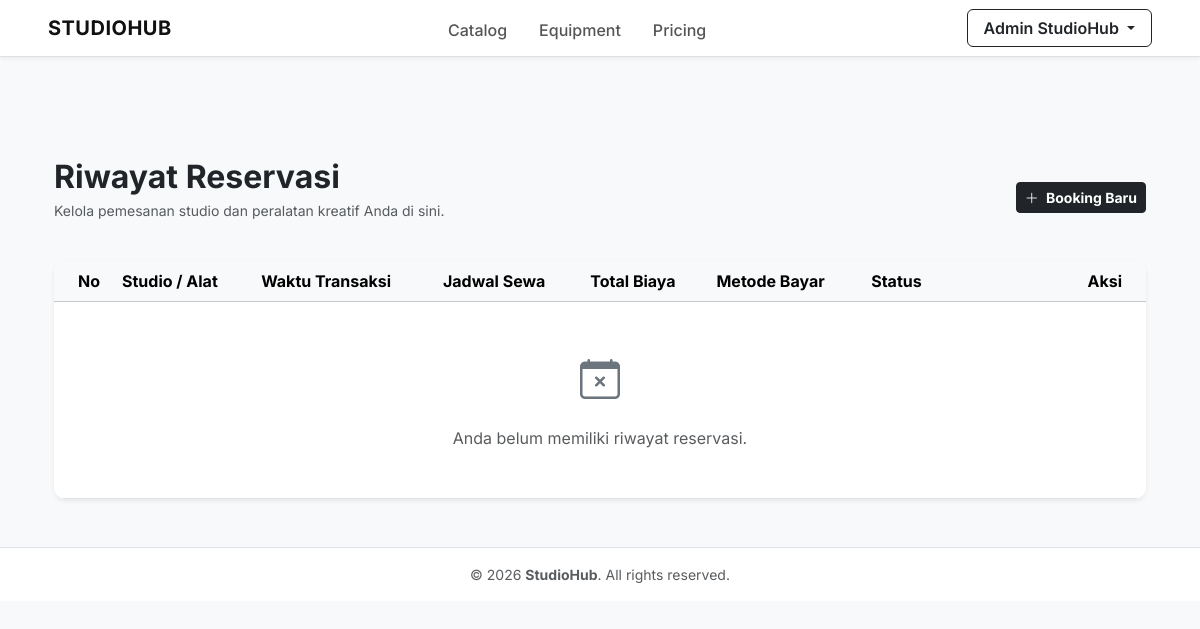
/modules/reservasi/riwayat.php (signed in), run on an earlier commit of the app's database.
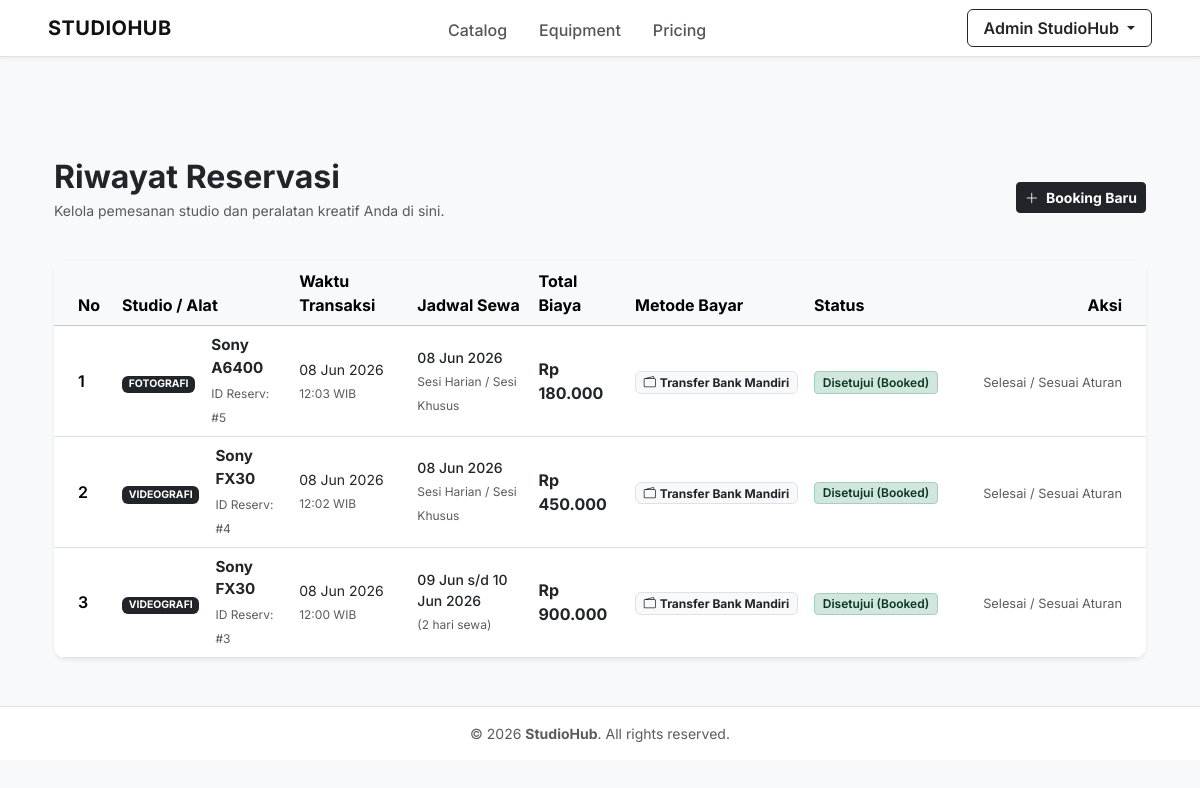
And on a later commit of the database.
### tables this page shows
CREATE TABLE `reservasi` (
  `id_reserv` int(11) NOT NULL,
  `id_user` int(11) DEFAULT NULL,
  `tgl_reserv` datetime NOT NULL,
  `tgl_mulai` date NOT NULL,
  `tgl_selesai` date NOT NULL,
  `status_reserv` varchar(50) DEFAULT 'Pending',
  `harga_total` decimal(10,2) DEFAULT NULL,
  `metode_pembayaran` varchar(50) DEFAULT NULL
);

CREATE TABLE `kategori` (
  `id_kategori` int(11) NOT NULL,
  `nama_kategori` varchar(100) NOT NULL,
  `desc_kategori` text DEFAULT NULL
);

CREATE TABLE `alat_media` (
  `id_alat` int(11) NOT NULL,
  `nama_alat` varchar(100) NOT NULL,
  `desc_alat` text DEFAULT NULL,
  `id_kategori` int(11) DEFAULT NULL,
  `harga` decimal(10,2) NOT NULL,
  `stok` int(11) NOT NULL,
  `kondisi_alat` varchar(100) DEFAULT NULL,
  `foto_alat` varchar(255) DEFAULT NULL,
  `status_ketersediaan` varchar(50) DEFAULT NULL
);

### modules/reservasi/riwayat.php (the view, shortened to what this page needs)
<?php
include '../../includes/header.php';
$stmt = $pdo->prepare("SELECT r.*, dr.id_alat, am.nama_alat, am.foto_alat, k.nama_kategori
                       FROM reservasi r
                       LEFT JOIN detail_reservasi dr ON r.id_reserv = dr.id_reserv
                       LEFT JOIN alat_media am ON dr.id_alat = am.id_alat
                       LEFT JOIN kategori k ON am.id_kategori = k.id_kategori
                       WHERE r.id_user = :id_user
                       ORDER BY r.tgl_reserv DESC");
$stmt->execute(['id_user' => $_SESSION['user_id']]);
$bookings = $stmt->fetchAll(PDO::FETCH_ASSOC);
?>
<div class="container my-5" style="padding-top: 40px;">
    <div class="d-flex justify-content-between align-items-center mb-4">
        <div>
            <h2 class="fw-bold text-dark mb-1">Riwayat Reservasi</h2>
            <p class="text-muted small">Kelola pemesanan studio dan peralatan kreatif Anda di sini.</p>
        </div>
        <a href="<?= BASE_URL ?>modules/reservasi/form_booking.php" class="btn btn-dark fw-bold btn-sm">
            <i class="bi bi-plus-lg me-1"></i> Booking Baru
        </a>
    </div>
    <div class="card border-0 shadow-sm bg-white overflow-hidden" style="border-radius: 12px;">
        <div class="table-responsive">
            <table class="table align-middle table-hover mb-0">
                <thead class="table-light">
                    <tr>
                        <th class="ps-4" style="width: 60px;">No</th>
                        <th>Studio / Alat</th>
                        <th>Waktu Transaksi</th>
                        <th>Jadwal Sewa</th>
                        <th>Total Biaya</th>
                        <th>Metode Bayar</th>
                        <th>Status</th>
                        <th class="text-end pe-4" style="width: 200px;">Aksi</th>
                    </tr>
                </thead>
                <tbody>
                    <?php if (empty($bookings)): ?>
                        <tr>
                            <td colspan="8" class="text-center py-5 text-muted">
                                <i class="bi bi-calendar-x fs-1 d-block mb-3 text-secondary"></i>
                                Anda belum memiliki riwayat reservasi.
                            </td>
                        </tr>
                    <?php else:
                        $no = 1;
                        foreach ($bookings as $r):
                            $status = $r['status_reserv'];
                            $badge_class = 'bg-secondary';
                            $status_text = htmlspecialchars($status);
                            if ($status === 'Pending') {
                                $badge_class = 'bg-warning-subtle text-warning-emphasis border border-warning-subtle';
                                $status_text = 'Pending';
                            } else if ($status === 'Waiting Payment') {
                                $badge_class = 'bg-info-subtle text-info-emphasis border border-info-subtle';
                                $status_text = 'Menunggu Verifikasi';
                            } else if ($status === 'Booked') {
                                $badge_class = 'bg-success-subtle text-success-emphasis border border-success-subtle';
                                $status_text = 'Disetujui (Booked)';
                            } else if ($status === 'Cancelled') {
                                $badge_class = 'bg-danger-subtle text-danger-emphasis border border-danger-subtle';
                                $status_text = 'Dibatalkan';
                            } else if ($status === 'On Going') {
                                $badge_class = 'bg-primary-subtle text-primary-emphasis border border-primary-subtle';
                                $status_text = 'Sedang Digunakan';
                            } else if ($status === 'Finished') {
                                $badge_class = 'bg-dark-subtle text-dark-emphasis border border-dark-subtle';
                                $status_text = 'Selesai';
                            }
                            $time_created = strtotime($r['tgl_reserv']);
                            $deadline = $time_created + (24 * 60 * 60);
                            $time_left = $deadline - time();
                            $expired = ($time_left <= 0);
                    ?>
                        <tr>
                            <td class="ps-4 fw-semibold"><?= $no++ ?></td>
                            <td>
                                <div class="d-flex align-items-center">
                                    <div class="me-3">
                                        <span class="badge bg-dark text-uppercase" style="font-size: 0.65rem;">
                                            <?= htmlspecialchars($r['nama_kategori'] ?? 'Studio') ?>
                                        </span>
                                    </div>
                                    <div>
                                        <span class="fw-bold text-dark d-block" style="font-size: 0.95rem;">
                                            <?= htmlspecialchars($r['nama_alat'] ?? 'Paket Sesi') ?>
                                        </span>
                                        <small class="text-muted" style="font-size: 0.75rem;">ID Reserv: #<?= $r['id_reserv'] ?></small>
                                    </div>
                                </div>
                            </td>
                            <td>
                                <small class="text-dark d-block"><?= date('d M Y', strtotime($r['tgl_reserv'])) ?></small>
                                <small class="text-muted" style="font-size: 0.75rem;"><?= date('H:i', strtotime($r['tgl_reserv'])) ?> WIB</small>
                            </td>
                            <td>
                                <?php if ($r['tgl_mulai'] === $r['tgl_selesai']): ?>
                                    <small class="fw-medium text-dark d-block"><?= date('d M Y', strtotime($r['tgl_mulai'])) ?></small>
                                    <small class="text-muted" style="font-size: 0.75rem;">Sesi Harian / Sesi Khusus</small>
                                <?php else: ?>
                                    <small class="fw-medium text-dark d-block">
                                        <?= date('d M', strtotime($r['tgl_mulai'])) ?> s/d <?= date('d M Y', strtotime($r['tgl_selesai'])) ?>
                                    </small>
                                    <small class="text-muted" style="font-size: 0.75rem;">
                                        (<?= ceil((strtotime($r['tgl_selesai']) - strtotime($r['tgl_mulai'])) / (60 * 60 * 24)) + 1 ?> hari sewa)
                                    </small>
                                <?php endif; ?>
                            </td>
                            <td class="fw-bold text-dark">
                                Rp <?= number_format($r['harga_total'], 0, ',', '.') ?>
                            </td>
                            <td>
                                <span class="badge bg-light text-dark border small">
                                    <i class="bi bi-wallet2 me-1"></i><?= htmlspecialchars($r['metode_pembayaran'] ?? 'Transfer') ?>
                                </span>
                            </td>
                            <td>
                                <span class="badge <?= $badge_class ?> px-2.5 py-1.5 fw-semibold" style="font-size: 0.75rem; border-radius: 4px;">
                                    <?= $status_text ?>
                                </span>
                            </td>
                            <td class="text-end pe-4">
                                <?php if ($status === 'Pending' && !$expired):
                                    $hours = floor($time_left / 3600);
                                    $minutes = floor(($time_left % 3600) / 60);
                                ?>
                                    <a href="<?= BASE_URL ?>modules/pembayaran/upload_bukti.php?id_reserv=<?= $r['id_reserv'] ?>" class="btn btn-sm btn-dark fw-bold px-3 shadow-sm mb-1" style="font-size: 0.8rem; border-radius: 6px;">
                                        <i class="bi bi-upload me-1"></i> Upload Bukti
                                    </a>
                                    <small class="text-danger d-block text-end fw-semibold" style="font-size: 0.7rem;">
                                        <i class="bi bi-clock me-0.5"></i> Sisa waktu: <?= $hours ?>j <?= $minutes ?>m
                                    </small>
                                <?php elseif ($status === 'Pending' && $expired): ?>
                                    <span class="text-muted small fw-medium" style="font-size: 0.8rem;">Batas Waktu Bayar Habis</span>
                                <?php elseif ($status === 'Waiting Payment'): ?>
                                    <span class="text-muted small fw-medium" style="font-size: 0.8rem;">Menunggu Verifikasi Admin</span>
                                <?php else: ?>
                                    <span class="text-muted small" style="font-size: 0.8rem;">Selesai / Sesuai Aturan</span>
                                <?php endif; ?>
                            </td>
                        </tr>
                    <?php endforeach; ?>
                    <?php endif; ?>
                </tbody>
            </table>
        </div>
    </div>
</div>
<?php
include '../../includes/footer.php';
?>

### includes/header.php (shortened to what this page needs)
<!DOCTYPE html>
<html lang="en">
<head>
    <link href="https://cdn.jsdelivr.net/npm/bootstrap@5.3.3/dist/css/bootstrap.min.css" rel="stylesheet">
    <link rel="stylesheet" href="https://cdn.jsdelivr.net/npm/bootstrap-icons@1.11.3/font/bootstrap-icons.min.css">
    <link rel="stylesheet" href="<?= BASE_URL ?>assets/css/style.css?v=<?= time() ?>">
</head>
<body>
    <nav class="navbar navbar-expand-lg navbar-light bg-white border-bottom fixed-top">
        <div class="container-fluid px-lg-5">
            <a class="navbar-brand fw-bold text-uppercase" href="<?= BASE_URL ?>index.php">
                STUDIOHUB
            </a>
            <div class="d-flex align-items-center gap-3 ms-auto ms-lg-0 order-lg-3">
                <div class="d-flex align-items-center gap-3">
                    <?php if (!isset($_SESSION['user_id'])): ?>
                        <a href="<?= BASE_URL ?>modules/auth/login.php" class="btn btn-link text-decoration-none text-dark fw-bold text-uppercase p-0">LOG IN</a>
                        <a href="<?= BASE_URL ?>modules/auth/register.php" class="btn btn-outline-dark fw-semibold text-uppercase px-3 py-1.5 btn-book-now">SIGN UP</a>
                    <?php else: ?>
                        <div class="dropdown">
                            <button class="btn btn-outline-dark dropdown-toggle fw-semibold px-3" type="button" id="userDropdown" data-bs-toggle="dropdown" aria-expanded="false">
                                <?= htmlspecialchars($_SESSION['nama']) ?>
                            </button>
                        </div>
                    <?php endif; ?>
                </div>
            </div>
            <?php
            $current_uri = $_SERVER['REQUEST_URI'];
            $active_catalog = (strpos($current_uri, 'modules/kategori') !== false) ? 'active' : '';
            $active_equipment = (strpos($current_uri, 'modules/alat') !== false) ? 'active' : '';
            $active_pricing = (strpos($current_uri, 'modules/pricing.php') !== false) ? 'active' : '';
            ?>
            <div class="collapse navbar-collapse order-lg-2" id="navbarContent">
                <ul class="navbar-nav mx-auto mb-2 mb-lg-0 gap-lg-3">
                    <li class="nav-item">
                        <a class="nav-link <?= $active_catalog ?>" href="<?= BASE_URL ?>modules/kategori/index.php">Catalog</a>
                    </li>
                    <li class="nav-item">
                        <a class="nav-link <?= $active_equipment ?>" href="<?= BASE_URL ?>modules/alat/index.php">Equipment</a>
                    </li>
                    <li class="nav-item">
                        <a class="nav-link <?= $active_pricing ?>" href="<?= BASE_URL ?>modules/pricing.php">Pricing</a>
                    </li>
                </ul>
            </div>
        </div>
    </nav>
    <div class="container mt-4">

### includes/footer.php (shortened to what this page needs)
    </div>
    <footer class="py-3 mt-5 bg-white border-top text-center">
        <div class="container">
            <p class="mb-0 text-muted small">&copy; <?= date('Y') ?> <strong>StudioHub</strong>. All rights reserved.</p>
        </div>
    </footer>
</body>
</html>

### assets/css/style.css (style rules this page uses)
body { font-family: 'Inter', -apple-system, BlinkMacSystemFont, "Segoe UI", Roboto, "Helvetica Neue", Arial, sans-serif; color: #333333; background-color: #f8f9fa; padding-top: 70px; }
.navbar { box-shadow: 0 2px 4px rgba(0, 0, 0, 0.05); background-color: #ffffff !important; }
.navbar-brand { font-weight: 700; letter-spacing: 0.5px; color: #111111 !important; }
.nav-link { font-weight: 500; color: #555555 !important; transition: color 0.2s ease; }
.card { border: 1px solid #e3e6f0; border-radius: 6px; box-shadow: 0 2px 4px rgba(0,0,0,0.02); transition: transform 0.2s, box-shadow 0.2s; }
footer { background-color: #ffffff; border-top: 1px solid #dee2e6; color: #6c757d; }

### includes/header.php (style rules this page uses)
.navbar-nav .nav-link { position: relative; padding-bottom: 4px; transition: color 0.2s ease; }

What changed in the data, as far as the page shows it:
added reservasi: kategori.nama_kategori "FOTOGRAFI", alat_media.nama_alat "Sony A6400", id_reserv "5", tgl_reserv "08 Jun 2026", tgl_reserv "12:03", tgl_mulai "08 Jun 2026", harga_total "180.000", metode_pembayaran "Transfer Bank Mandiri", status_reserv "Disetujui (Booked)", shows "Selesai / Sesuai Aturan"
added reservasi: kategori.nama_kategori "VIDEOGRAFI", alat_media.nama_alat "Sony FX30", id_reserv "4", tgl_reserv "08 Jun 2026", tgl_reserv "12:02", tgl_mulai "08 Jun 2026", harga_total "450.000", metode_pembayaran "Transfer Bank Mandiri", status_reserv "Disetujui (Booked)", shows "Selesai / Sesuai Aturan"
added reservasi: kategori.nama_kategori "VIDEOGRAFI", alat_media.nama_alat "Sony FX30", id_reserv "3", tgl_reserv "08 Jun 2026", tgl_reserv "12:00", tgl_mulai "09 Jun", tgl_selesai "10 Jun 2026", tgl_selesai+tgl_mulai "2", harga_total "900.000", metode_pembayaran "Transfer Bank Mandiri", status_reserv "Disetujui (Booked)", shows "Selesai / Sesuai Aturan"
Also different on the page:
text no longer shown: "Anda belum memiliki riwayat reservasi."
